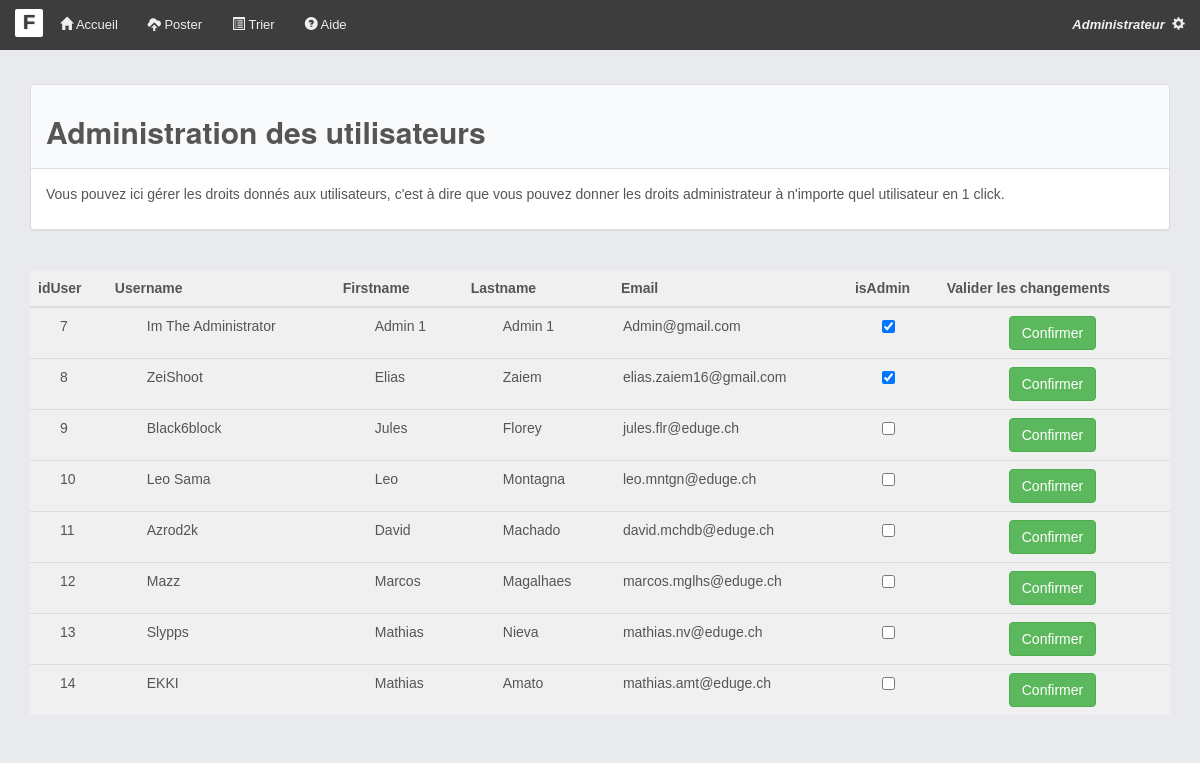
Page /index.php?uc=admin&action=ShowUserAdminPannel (signed in) on the committed database.
### tables this page shows
CREATE TABLE `utilisateurs` (
  `idUser` int(11) NOT NULL AUTO_INCREMENT,
  `UserName` varchar(45) NOT NULL,
  `FirstName` varchar(100) NOT NULL,
  `LastName` varchar(100) NOT NULL,
  `Email` varchar(100) NOT NULL,
  `PasswordChiffrer` varchar(255) NOT NULL,
  `isAdmin` tinyint(1) DEFAULT NULL COMMENT '1 = utilisateur, 2 = admin',
  PRIMARY KEY (`idUser`)
);

### models/db_connect.php (called while the page is built, shortened)
<?php
class MonPdo
{
    private static $serveur = 'mysql:host=localhost';
    private static $bdd = 'dbname=fotogal';
    private static $user = 'root';
    private static $mdp = '2404';
    private static $unPdo = null;
    private function __construct()
    {
        MonPdo::$unPdo = new PDO(MonPdo::$serveur . ";" . MonPdo::$bdd, MonPdo::$user, MonPdo::$mdp);
        MonPdo::$unPdo->query('SET names utf8');
        MonPdo::$unPdo->setAttribute(PDO::ATTR_ERRMODE, PDO::ERRMODE_EXCEPTION);
    }
    public static function getInstance()
    {
        if (self::$unPdo == null) {
            self::$monPdo = new MonPdo();
        }
        return self::$unPdo;
    }
}
?>

### models/User.php (called while the page is built, shortened)
<?php
class User
{
    private $idUser;
    private $FirstName;
    private $LastName;
    private $Email;
    private $UserName;
    private $isAdmin;
    public function getIdUser()
    {
        return $this->idUser;
    }
    public function getFirstName()
    {
        return $this->FirstName;
    }
    public function getUserName()
    {
        return $this->UserName;
    }
    public function getLastName()
    {
        return $this->LastName;
    }
    public function getEmail()
    {
        return $this->Email;
    }
    public function getIsAdmin()
    {
        return $this->isAdmin;
    }
    public static function GetAllUsers()
    {
        $req = MonPdo::getInstance()->prepare("SELECT * FROM utilisateurs");
        $req->setFetchMode(PDO::FETCH_CLASS | PDO::FETCH_PROPS_LATE, 'User');
        $req->execute();
        $result = $req->fetchAll();
        return $result;
    }
}

### vue/gestionUserAdmin.php (the view, shortened to what this page needs)
<div class="container" style="display: block; margin-top: 3vh; position:relative;">
    <div class="panel panel-default" style="width: 100%;">
        <div class="panel-heading">
            <h2>Administration des utilisateurs</h2>
        </div>
        <div class="panel-body">
            <p>Vous pouvez ici gérer les droits donnés aux utilisateurs, c'est à dire que vous pouvez donner les droits administrateur à n'importe quel utilisateur en 1 click.</p>
        </div>
    </div>
    <div class="row">
        <br>
        <table class="table" style="background-color: #F0F0F0;">
            <thead>
                <tr>
                    <th scope="col">idUser</th>
                    <th scope="col">Username</th>
                    <th scope="col">Firstname</th>
                    <th scope="col">Lastname</th>
                    <th scope="col">Email</th>
                    <th scope="col">isAdmin</th>
                    <th scope="col">Valider les changements</th>
                </tr>
            </thead>
            <tbody>
                <?php
                foreach (User::GetAllUsers() as $user) {
                ?>
                    <tr>
                        <form method="POST" action="index.php?uc=admin&action=changeAdminRights&idUser=<?= $user->getIdUser() ?>">
                            <td style="padding-left: 30px;"><?= $user->getIdUser() ?></td>
                            <td style="padding-left: 40px;"><?= $user->getUserName() ?></td>
                            <td style="padding-left: 40px;"><?= $user->getFirstName() ?></td>
                            <td style="padding-left: 40px;"><?= $user->getLastName() ?></td>
                            <td style="padding-left: 10px;"><?= $user->getEmail() ?></td>
                            <td style="padding-left: 35px;"><input type="checkbox" name="isAdmin" value="checkbox<?= $user->getIdUser() ?>" <?= $user->getIsAdmin() == 2 ? "checked" : "" ?>></td>
                            <td style="padding-left: 70px;"><button type="submit" class="btn btn-success">Confirmer</button> </td>
                        </form>
                    </tr>
                <?php } ?>
            </tbody>
        </table>
    </div>
</div>

### assets/css/FotoGal.css (style rules this page uses)
html, body { height: 100%; font-family: verdana, arial, sans-serif; color: #555555; }
.wrapper, .row { height: 100%; margin-left: 0; margin-right: 0; }
h1, h2, h3 { font-weight: 800; }
.panel-default .panel-heading { background-color: #f9fafb; color: #555555; }

### assets/css/custom.css (style rules this page uses)
.container { padding-top: 60px; }

### rows in the picture
utilisateurs: idUser "7", UserName "Im The Administrator", FirstName "Admin 1", LastName "Admin 1", Email "Admin@gmail.com", isAdmin "☑"
utilisateurs: idUser "8", UserName "ZeiShoot", FirstName "Elias", LastName "Zaiem", Email "elias.zaiem16@gmail.com", isAdmin "☑"
utilisateurs: idUser "9", UserName "Black6block", FirstName "Jules", LastName "Florey", Email "jules.flr@eduge.ch"
utilisateurs: idUser "10", UserName "Leo Sama", FirstName "Leo", LastName "Montagna", Email "leo.mntgn@eduge.ch"
utilisateurs: idUser "11", UserName "Azrod2k", FirstName "David", LastName "Machado", Email "david.mchdb@eduge.ch"
utilisateurs: idUser "12", UserName "Mazz", FirstName "Marcos", LastName "Magalhaes", Email "marcos.mglhs@eduge.ch"
utilisateurs: idUser "13", UserName "Slypps", FirstName "Mathias", LastName "Nieva", Email "mathias.nv@eduge.ch"
utilisateurs: idUser "14", UserName "EKKI", FirstName "Mathias", LastName "Amato", Email "mathias.amt@eduge.ch"
